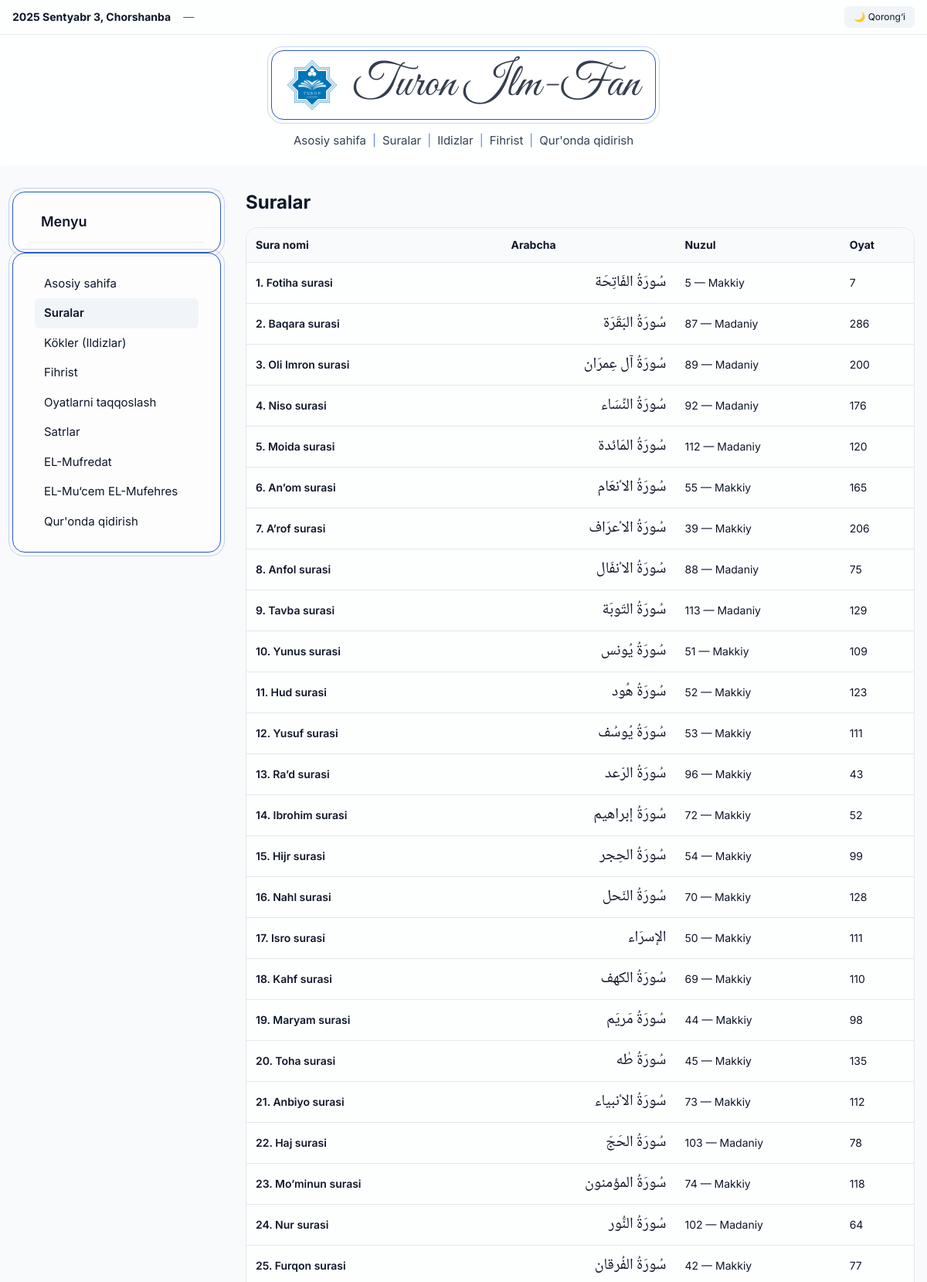
Page /suralar/ (upper part) on the committed database.
### core/models.py (models this page shows, shortened)
class Surah(models.Model):
    index = models.PositiveSmallIntegerField(unique=True)
    name_ar = models.CharField(max_length=64, blank=True)
    name_uz = models.CharField(max_length=96, blank=True)      # Fotiha, Baqara, …
    nuzul_order = models.PositiveSmallIntegerField(null=True, blank=True)
    nuzul_place = models.CharField(max_length=10, blank=True)  # "Makkiy" / "Madaniy"
    ayat_count = models.PositiveSmallIntegerField(null=True, blank=True)
    class Meta:
        ordering = ("index",)

### core/views.py (the view)
# urls.py: path('suralar/', views.suralar, name='suralar'),
def suralar(request):
    lst = Surah.objects.all().only("index", "name_uz", "name_ar", "nuzul_order", "nuzul_place", "ayat_count")
    return render(request, "core/suras.html", {"suras": lst})

### core/context.py (called while the page is built)
def dates(request):
    now = datetime.now()
    g = f"{now.year} {UZ_MONTHS[now.month-1]} {now.day}, {UZ_WEEKDAYS[now.weekday()]}"
    if convert:
        h = convert.Gregorian(now.year, now.month, now.day).to_hijri()
        h_str = f"{h.year} {AR_MONTHS[h.month-1]} {h.day}, {AR_WEEKDAYS[now.weekday()]}"
    else:
        h_str = "—"
    return {"greg_date_uz": g, "hijri_date_ar": h_str}

### core/templates/core/suras.html
{% extends "base.html" %}
{% block content %}
<h1 class="text-2xl font-bold mb-4">Suralar</h1>
<div class="overflow-x-auto rounded-2xl border bg-white/80 dark:bg-slate-900/60">
  <table class="min-w-full text-sm">
    <thead class="bg-slate-50/70 dark:bg-slate-900/40">
      <tr class="text-left">
        <th class="p-3">Sura nomi</th>
        <th class="p-3">Arabcha</th>
        <th class="p-3">Nuzul</th>
        <th class="p-3">Oyat</th>
      </tr>
    </thead>
    <tbody>
      {% for s in suras %}
      <tr class="border-t dark:border-slate-800/60 hover:bg-slate-50/60 dark:hover:bg-slate-800/40">
        <td class="p-3">
          <a class="font-semibold hover:underline"
             href="{% url 'sura_detail' s.index %}">
            {{ s.index }}. {{ s.name_uz }} surasi
          </a>
        </td>
        <td class="p-3 ar text-xl">{{ s.name_ar }}</td>
        <td class="p-3">
          {% if s.nuzul_order %}{{ s.nuzul_order }} — {% endif %}
          {% if s.nuzul_place %}{{ s.nuzul_place }}{% endif %}
        </td>
        <td class="p-3">{% if s.ayat_count %}{{ s.ayat_count }}{% endif %}</td>
      </tr>
      {% endfor %}
    </tbody>
  </table>
</div>
{% endblock %}

### templates/base.html (shortened to what this page needs)
{% load static %}
<!doctype html>
<html lang="uz" class="h-full"
  x-data="{ dark: (localStorage.theme === 'dark') }"
  x-init="$watch('dark', v => { localStorage.theme = v ? 'dark' : 'light'; v ? document.documentElement.classList.add('dark') : document.documentElement.classList.remove('dark') })">
<head>
  <script src="https://cdn.tailwindcss.com"></script>
</head>
<body class="min-h-screen bg-slate-50 dark:bg-slate-900 text-slate-900 dark:text-slate-100"
  <div class="bg-white/80 dark:bg-slate-900/80 border-b border-slate-200/70 dark:border-slate-800/70">
    <div class="max-w-7xl mx-auto px-4 py-2 flex items-center justify-between text-sm">
      <div class="flex items-center gap-4">
        <div> <b>{{ greg_date_uz }}</b></div>
        <div> <span class="ar">{{ hijri_date_ar }}</span></div>
      </div>
      <button @click="dark=!dark"
              class="rounded-md px-3 py-1.5 text-xs bg-slate-100 hover:bg-slate-200 dark:bg-slate-800 dark:hover:bg-slate-700">
        <span x-show="!dark">🌙 Qorong‘i</span>
      </button>
    </div>
  </div>
  <header class="bg-white/85 dark:bg-slate-900/85 backdrop-blur">
  <div class="max-w-7xl mx-auto px-4 py-5 flex flex-col items-center">
    <div class="blue-frame bg-white/70 dark:bg-slate-900/70 shadow-sm px-5 py-3">
      <a href="{% url 'home' %}" class="flex items-center gap-5">
        <img
          src="{% static 'img/turon-logo.png.webp' %}"
          alt="Turon"
          class="h-14 w-14 md:h-16 md:w-16 object-contain"
        />
        <span class="brand-title text-4xl md:text-5xl lg:text-6xl
                     text-slate-800/90 dark:text-white/90">
          Turon Ilm-Fan
        </span>
      </a>
    </div>
    <nav class="mt-4 text-[15px] flex items-center flex-wrap justify-center text-slate-700 dark:text-slate-200">
      <a href="{% url 'home' %}"    class="link-pill">Asosiy sahifa</a>
      <span class="mx-2 text-blue-700/70">|</span>
      <a href="{% url 'suralar' %}" class="link-pill">Suralar</a>
      <span class="mx-2 text-blue-700/70">|</span>
      <a href="{% url 'kokler' %}"  class="link-pill">Ildizlar</a>
      <span class="mx-2 text-blue-700/70">|</span>
      <a href="{% url 'fihrist' %}" class="link-pill">Fihrist</a>
      <span class="mx-2 text-blue-700/70">|</span>
      <a href="{% url 'search' %}"  class="link-pill">Qur'onda qidirish</a>
    </nav>
  </div>
</header>
  <main class="max-w-7xl mx-auto px-4 py-8 grid md:grid-cols-[270px,1fr] gap-8">
<aside class="w-full max-w-xs">
  <div class="rounded-xl border border-slate-200/60 dark:border-slate-800/60 bg-white/80 dark:bg-slate-900/60">
    </div>
    <div class="blue-frame bg-white/70 dark:bg-slate-900/70 shadow-sm px-5 py-3">
    <div class="px-4 py-3 text-lg font-semibold border-b border-slate-200/60 dark:border-slate-800/60">
      Menyu
       </div>
    </div>
    <div class="blue-frame bg-white/70 dark:bg-slate-900/70 shadow-sm px-5 py-3">
    <nav class="p-2 text-[15px]">
      <a href="{% url 'home' %}" class="block px-3 py-2 rounded-md hover:bg-slate-100 dark:hover:bg-slate-800/60 {% if request.path == '/' %}bg-slate-100 dark:bg-slate-800/60 font-semibold{% endif %}">Asosiy sahifa</a>
      <a href="{% url 'suralar' %}" class="block px-3 py-2 rounded-md hover:bg-slate-100 dark:hover:bg-slate-800/60 {% if request.path|slice:':9' == '/suralar/' %}bg-slate-100 dark:bg-slate-800/60 font-semibold{% endif %}">Suralar</a>
      <a href="{% url 'kokler' %}" class="block px-3 py-2 rounded-md hover:bg-slate-100 dark:hover:bg-slate-800/60 ">Kökler (Ildizlar)</a>
      <a href="{% url 'fihrist' %}" class="block px-3 py-2 rounded-md hover:bg-slate-100 dark:hover:bg-slate-800/60 {% if request.path|slice:':9' == '/fihrist/' %}bg-slate-100 dark:bg-slate-800/60 font-semibold{% endif %}">Fihrist</a>
      <a href="{% url 'taqqoslash' %}" class="block px-3 py-2 rounded-md hover:bg-slate-100 dark:hover:bg-slate-800/60 ">Oyatlarni taqqoslash</a>
      <a href="{% url 'satrlar' %}" class="block px-3 py-2 rounded-md hover:bg-slate-100 dark:hover:bg-slate-800/60 {% if request.path|slice:':9' == '/satrlar' %}bg-slate-100 dark:bg-slate-800/60 font-semibold{% endif %}">Satrlar</a>
      <a href="{% url 'el_mufredat' %}" class="block px-3 py-2 rounded-md hover:bg-slate-100 dark:hover:bg-slate-800/60 ">EL-Mufredat</a>
      <a href="{% url 'el_mucem' %}" class="block px-3 py-2 rounded-md hover:bg-slate-100 dark:hover:bg-slate-800/60 ">EL-Mu‘cem EL-Mufehres</a>
      <a href="{% url 'search' %}" class="block px-3 py-2 rounded-md hover:bg-slate-100 dark:hover:bg-slate-800/60 ">Qur'onda qidirish</a>
    </nav>
    </div>
</aside>
    <section>
      {% block content %}{% endblock %}
    </section>
  </main>
</body>
</html>

### templates/base.html (style rules this page uses)
.blue-frame { position:relative; border:1px solid #2b59c3; border-radius:16px; }
.blue-frame::after { content:""; position:absolute; inset:-6px; border:1px solid rgba(43,89,195,.25); border-radius:20px; pointer-events:none; }
.brand-title { font-family: "Brush Script MT", "Segoe Script", "Lucida Handwriting", "Caveat", cursive; line-height: 1; letter-spacing: .5px; }
.link-pill { @apply px-3 py-1 rounded-md transition; }
.brand-title { font-family: 'Great Vibes', 'Brush Script MT', cursive; font-weight: 400; letter-spacing: .3px; }
body { font-family:Inter,system-ui,-apple-system,Segoe UI,Roboto,Ubuntu,Arial,sans-serif }
.ar { font-family:"Noto Naskh Arabic",serif;direction:rtl }

### rows in the picture
Surah: index "1", name_uz "Fotiha", name_ar "سُورَةُ الفَاتِحَة", nuzul_order "5", nuzul_place "Makkiy", ayat_count "7"
Surah: index "2", name_uz "Baqara", name_ar "سُورَةُ البَقَرَة", nuzul_order "87", nuzul_place "Madaniy", ayat_count "286"
Surah: index "3", name_uz "Oli Imron", name_ar "سُورَةُ آل عِمرَان", nuzul_order "89", nuzul_place "Madaniy", ayat_count "200"
Surah: index "4", name_uz "Niso", name_ar "سُورَةُ النِّسَاء", nuzul_order "92", nuzul_place "Madaniy", ayat_count "176"
Surah: index "5", name_uz "Moida", name_ar "سُورَةُ المَائدة", nuzul_order "112", nuzul_place "Madaniy", ayat_count "120"
Surah: index "6", name_uz "An’om", name_ar "سُورَةُ الاٴنعَام", nuzul_order "55", nuzul_place "Makkiy", ayat_count "165"
Surah: index "7", name_uz "A’rof", name_ar "سُورَةُ الاٴعرَاف", nuzul_order "39", nuzul_place "Makkiy", ayat_count "206"
Surah: index "8", name_uz "Anfol", name_ar "سُورَةُ الاٴنفَال", nuzul_order "88", nuzul_place "Madaniy", ayat_count "75"
Surah: index "9", name_uz "Tavba", name_ar "سُورَةُ التّوبَة", nuzul_order "113", nuzul_place "Madaniy", ayat_count "129"
Surah: index "10", name_uz "Yunus", name_ar "سُورَةُ يُونس", nuzul_order "51", nuzul_place "Makkiy", ayat_count "109"
Surah: index "11", name_uz "Hud", name_ar "سُورَةُ هُود", nuzul_order "52", nuzul_place "Makkiy", ayat_count "123"
Surah: index "12", name_uz "Yusuf", name_ar "سُورَةُ يُوسُف", nuzul_order "53", nuzul_place "Makkiy", ayat_count "111"
Surah: index "13", name_uz "Ra’d", name_ar "سُورَةُ الرّعد", nuzul_order "96", nuzul_place "Makkiy", ayat_count "43"
Surah: index "14", name_uz "Ibrohim", name_ar "سُورَةُ إبراهيم", nuzul_order "72", nuzul_place "Makkiy", ayat_count "52"
Surah: index "15", name_uz "Hijr", name_ar "سُورَةُ الحِجر", nuzul_order "54", nuzul_place "Makkiy", ayat_count "99"
Surah: index "16", name_uz "Nahl", name_ar "سُورَةُ النّحل", nuzul_order "70", nuzul_place "Makkiy", ayat_count "128"
Surah: index "17", name_uz "Isro", name_ar "الإسرَاء", nuzul_order "50", nuzul_place "Makkiy", ayat_count "111"
Surah: index "18", name_uz "Kahf", name_ar "سُورَةُ الكهف", nuzul_order "69", nuzul_place "Makkiy", ayat_count "110"
Surah: index "19", name_uz "Maryam", name_ar "سُورَةُ مَريَم", nuzul_order "44", nuzul_place "Makkiy", ayat_count "98"
Surah: index "20", name_uz "Toha", name_ar "سُورَةُ طٰه", nuzul_order "45", nuzul_place "Makkiy", ayat_count "135"
Surah: index "21", name_uz "Anbiyo", name_ar "سُورَةُ الاٴنبياء", nuzul_order "73", nuzul_place "Makkiy", ayat_count "112"
Surah: index "22", name_uz "Haj", name_ar "سُورَةُ الحَجّ", nuzul_order "103", nuzul_place "Madaniy", ayat_count "78"
Surah: index "23", name_uz "Mo’minun", name_ar "سُورَةُ المؤمنون", nuzul_order "74", nuzul_place "Makkiy", ayat_count "118"
Surah: index "24", name_uz "Nur", name_ar "سُورَةُ النُّور", nuzul_order "102", nuzul_place "Madaniy", ayat_count "64"
Surah: index "25", name_uz "Furqon", name_ar "سُورَةُ الفُرقان", nuzul_order "42", nuzul_place "Makkiy", ayat_count "77"

### other values in the picture
{{ hijri_date_ar }} "—"
